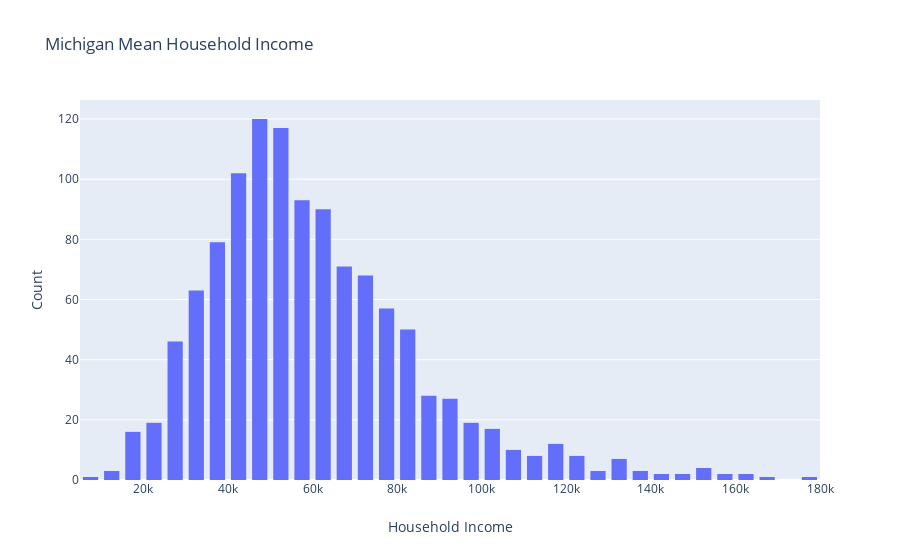
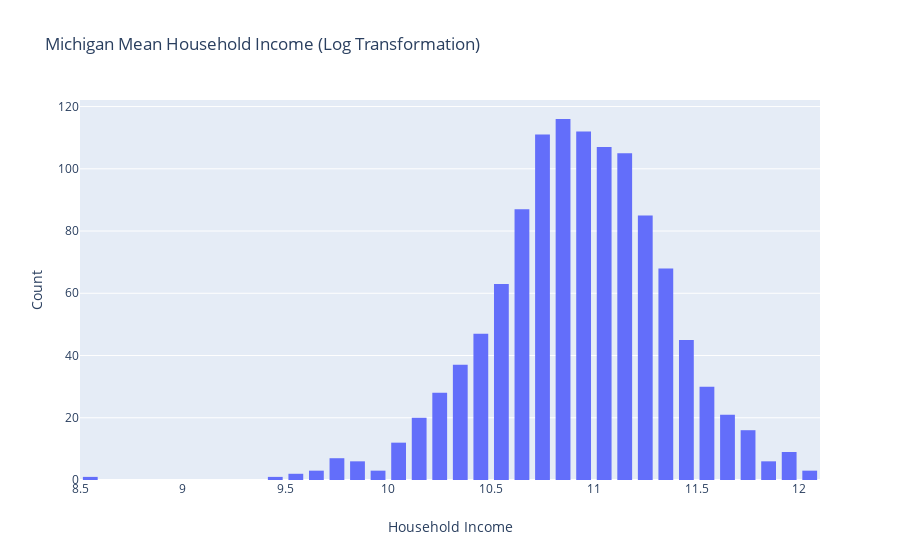

These figures' notebook cell, in order:
### Code cell
# We now view the Michigan data using the above function...
view_data('Michigan')
# We store the Log Transformed Michigan data into an array...
mich_log = df[(df['State_Name'].str.contains('Michigan')) & (df['Mean'] != 0)]['Mean'].apply(lambda x: np.log(x))
mich = df[(df['State_Name'].str.contains('Michigan')) & (df['Mean'] != 0)]['Mean']

### Figure 1 — Plotly figure (JSON) as saved in the notebook; plotly's stock layout.template omitted (floating-point values rounded to 4 significant figures; data arrays with more than 128 entries replaced by an {"elided": "..."} marker saying what was removed)
{"data": [{"type": "histogram", "x": {"elided": "1151 int values"}}], "layout": {"bargap": 0.2, "bargroupgap": 0.1, "title": {"text": "Michigan Mean Household Income"}, "xaxis": {"title": {"text": "Household Income"}}, "yaxis": {"title": {"text": "Count"}}}}

### Figure 2 — Plotly figure (JSON) as saved in the notebook; plotly's stock layout.template omitted (floating-point values rounded to 4 significant figures; data arrays with more than 128 entries replaced by an {"elided": "..."} marker saying what was removed)
{"data": [{"type": "histogram", "x": {"elided": "1151 float values"}}], "layout": {"bargap": 0.2, "bargroupgap": 0.1, "title": {"text": "Michigan Mean Household Income (Log Transformation)"}, "xaxis": {"title": {"text": "Household Income"}}, "yaxis": {"title": {"text": "Count"}}}}
